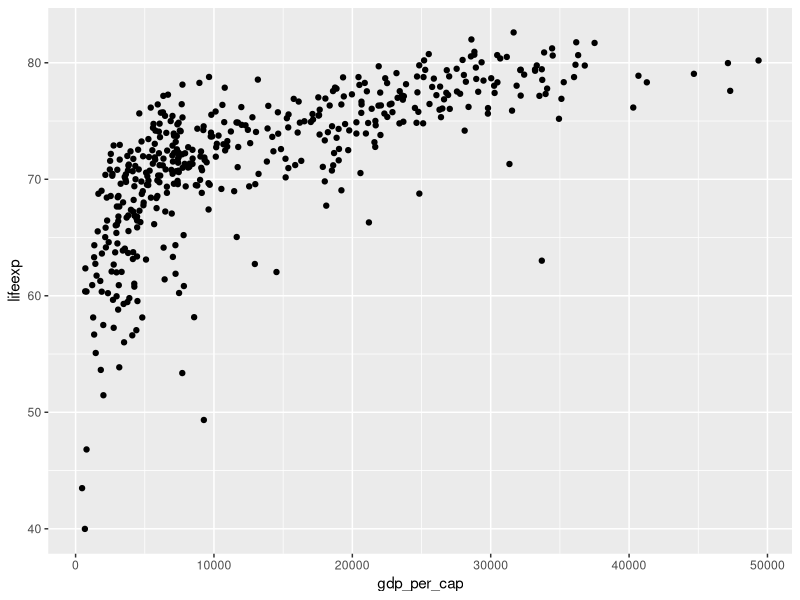
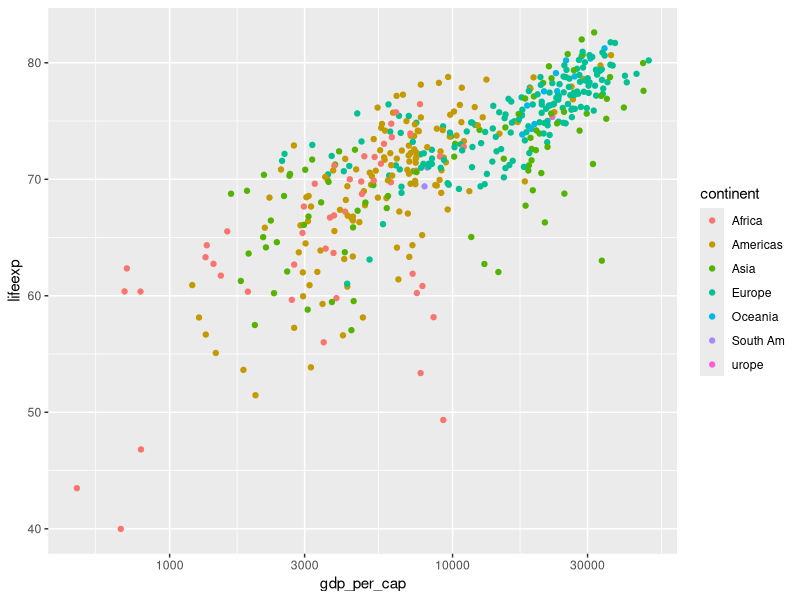

These charts were generated, in order, by the following R code:
## ---- chunk 1
library(tidyverse)
gm <- read_csv("gapminder.csv")
## ---- chunk 2
head(gm)
## ---- chunk 3
library(ggplot2)
ggplot(gm,aes(gdp_per_cap,lifeexp)) + geom_point()
## ---- chunk 4
ggplot(gm,aes(gdp_per_cap,lifeexp))+
  scale_x_log10()+
  geom_point(aes(col=continent))
## ---- chunk 5
head(gm)
## ---- chunk 6
library(knitr)
kable(head(gm))
